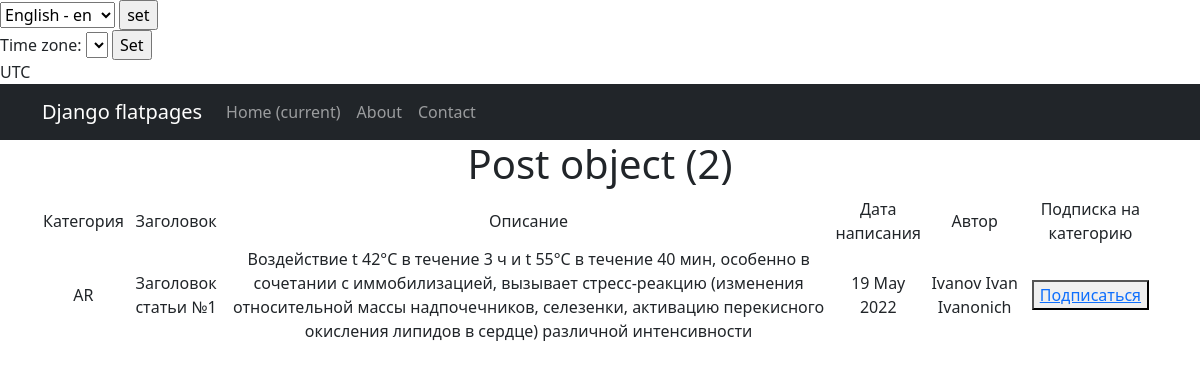
The page /news/2 on the database its author committed.
### news/models.py (models this page shows, shortened)
class Post(models.Model):
    author = models.ForeignKey(Author, on_delete=models.CASCADE)
    NEWS = 'NW'
    ARTICLE = 'AR'
    CATEGORY_CHOICES = (
        (NEWS, 'Новость'),
        (ARTICLE, 'Статья'),
    )
    categoryType = models.CharField(max_length=2, choices=CATEGORY_CHOICES, default=ARTICLE)
    dateCreation = models.DateTimeField(auto_now_add=True)
    postCategory = models.ManyToManyField(Category, through='PostCategory')
    title = models.CharField(max_length=128)
    text = models.TextField()
    rating = models.SmallIntegerField(default=0)

class Author(models.Model):
    authorUser = models.OneToOneField(User, on_delete=models.CASCADE)
    ratingAuthor = models.SmallIntegerField(default=0)

### news/views.py (the view)
# urls.py: path('<int:pk>', cache_page(30*10)(PostDetail.as_view()), name='post_detail'), # добавим кэширование на детали товара. Раз в 10 минут (запись в сек) товар будет записываться в кэш для экономии ресурсо
class PostDetail(DetailView):
    model = Post
    template_name = 'newso.html'
    context_object_name = 'post'
    queryset = Post.objects.all()
    def get_object(self, *args, **kwargs):  # переопределяем метод получения объекта, как ни странно
        obj = cache.get(f'post-{self.kwargs["pk"]}',
                        None)  # кэш очень похож на словарь, и метод get действует так же. Он забирает значение по ключу, если его нет, то забирает None.
        if not obj:
            obj = super().get_object(queryset=self.queryset)
            cache.set(f'post-{self.kwargs["pk"]}', obj)
        return obj

### news/templatetags/custom_filters.py (called while the page is built)
@register.filter()
def censor(value):
      return value.replace("редиска", "р******")

### templates/newso.html (shortened to what this page needs)
{% extends 'flatpages/default.html' %}
{% load custom_filters %}
{% block content %}
<h1>{{ post }}</h1>
<table>
           <tr>
               <td>Категория</td>
               <td>Заголовок</td>
               <td>Описание</td>
               <td>Дата написания</td>
               <td>Автор</td>
               <td>Подписка на категорию</td>
           </tr>
           <tr>
               <td>{{ post.categoryType }}</td>
               <td>{{ post.title|censor}}</td>
               <td>{{ post.text|censor}}</td>
               <td>{{ post.dateCreation|date:'d M Y' }}</td>
               <td>{{ post.author.authorUser }}</td>
               <td><button> <a href="upgrade/">Подписаться</a> </button></td>
           </tr>
       </table>
{% endblock content %}

### rows shown on the page
Post: id "Post object (2)", categoryType "AR", title|censor "Заголовок статьи №1", text|censor "Воздействие t 42°С в течение 3 ч и t 55°C в течение 40 мин, особенно в сочетании с иммобилизацией, вызывает стресс-реакцию (изменения относительной массы надпочечников, селезенки, активацию перекисного окисления липидов в сердце) различной интенсивности", dateCreation "19 May 2022", author.authorUser "Ivanov Ivan Ivanonich"

### other values the page prints
{{ TIME_ZONE }} "UTC"
form field language "English - en"
